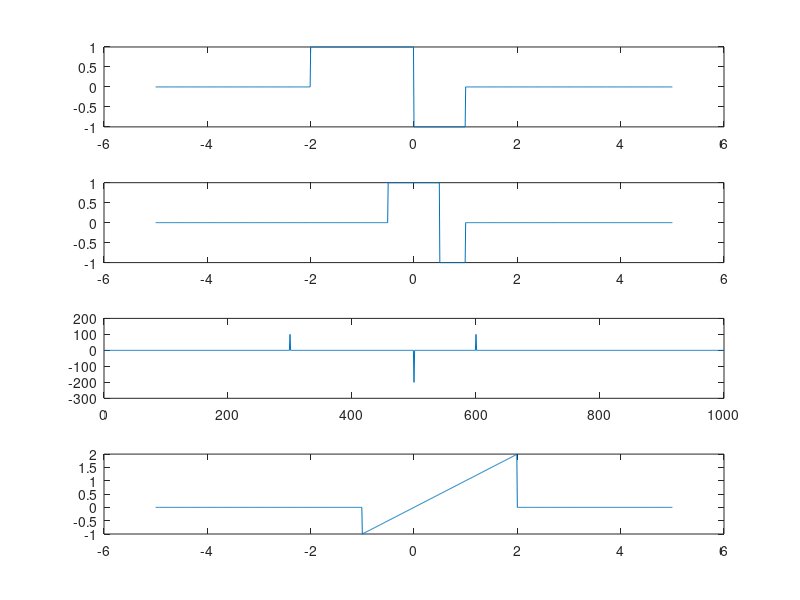
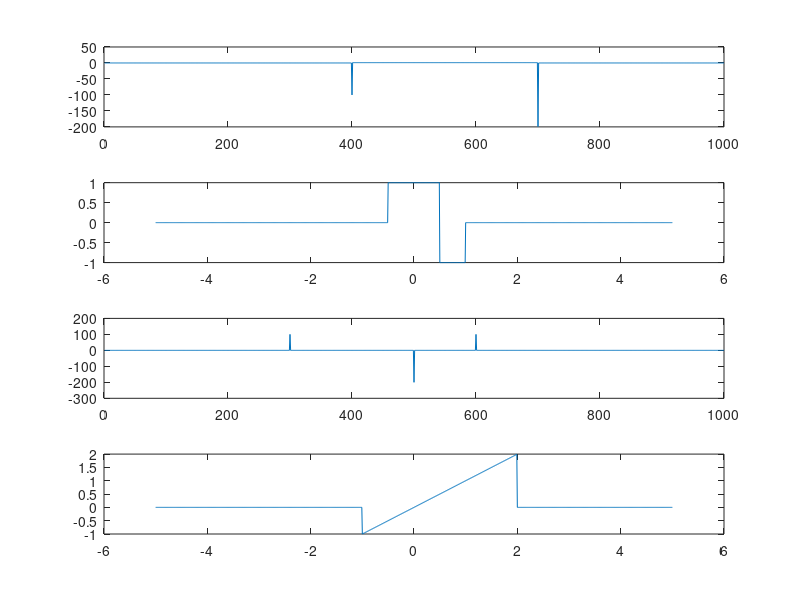

MATLAB code for these plots, in order:
t = -5:0.01:5;

u = @(t) (t >= 0);
x = @(t) (u(t+2)-2*u(t)+u(t-1));
z = @(t) (x(2*t-1));
y = @(t) (t.*(u(t+1)-u(t-2)));

figure;

subplot(411);
plot(t, x(t));

subplot(412);
plot(t, z(t));

subplot(413);
plot(diff(x(t))./diff(t));

subplot(414);
plot(t, y(t));

figure;

subplot(411);
plot(diff(y(t))./diff(t));

subplot(412);
plot(t, z(t));

subplot(413);
plot(diff(x(t))./diff(t));

subplot(414);
plot(t, y(t));
